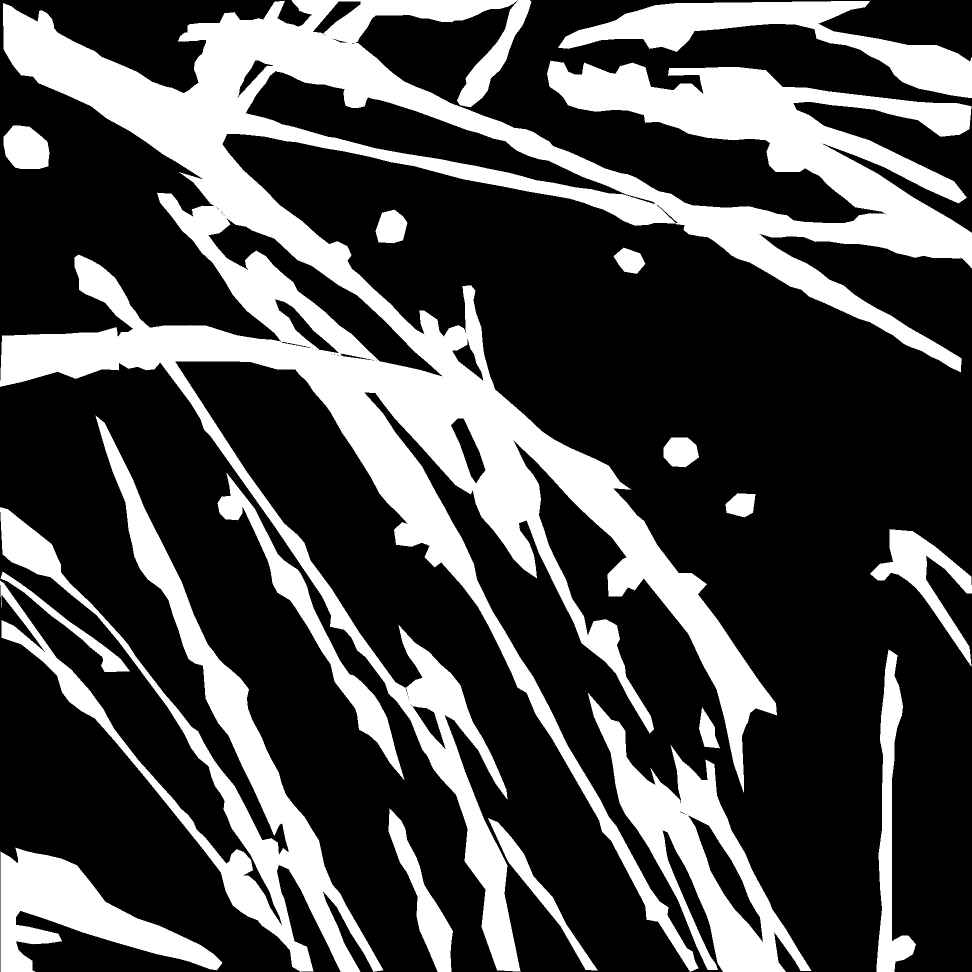
#> input picture input_image/1944-1944/15label.jpg, 1944 x 1944 px (shown at 1/2 size)
$ python cell_seg_cnn_deniose.py   (older library calls are emulated)
#> lines starting #> are read from the running program, lines starting #| are printed output that depends on the picture; after the words box and inside, x2 and y2 are one past the last pixel; in counts of white or black regions, pixels touching at a corner belong together
### BaseSegmentation/base_utils.py
import copy

import cv2
import numpy as np
import matplotlib.pyplot as plt
from skimage import segmentation, morphology, measure


def normalization(data):
    _range = np.max(data) - np.min(data)
    return (data - np.min(data)) / _range


def read_image(img_file):
    # img = cv2.imread(img_file, cv2.IMREAD_GRAYSCALE)

#> called with img_file = '../input_image/1944-1944/15label.jpg'
    img = cv2.imread(img_file)
#> img is the input picture: shape (1944, 1944, 3); min 0, max 255, mean 75.4
    img = img.transpose((2, 0, 1))[0]
#> img: shape (1944, 1944)
    return img


# [15 lines left out: function imshow_image, not called in this run]


def process_gauss_laplace(img):
    gauss_blur = cv2.GaussianBlur(img, (35, 35), 0)
    laplace_edge = cv2.Laplacian(gauss_blur, cv2.CV_64F)
    print("laplace_edge", np.min(laplace_edge), np.max(laplace_edge))
    laplace_edge = np.uint8(np.absolute(laplace_edge))
    # imshow_image([img, laplace_edge])
    laplace_denoise = cv2.medianBlur(laplace_edge, 11)  # range 0-2
    laplace_denoise[np.where(laplace_denoise > 0)] = 1
    # imshow_image([img, laplace_denoise])
    return laplace_denoise


# [8 lines left out: function save_image, not called in this run]


def felzenszwalb_seg(img_for_felz, paras):
    seg_out = segmentation.felzenszwalb(img_for_felz, scale=int(paras[0]),
                                        sigma=paras[1],
                                        min_size=int(paras[2]))
    return seg_out


# [46 lines left out: functions get_combine_seg, remove_small_points, not called in this run]

### AISegmentation/cell_seg_cnn_deniose.py
import copy
import os
import time
import torch
import numpy as np
import cv2

from AISegmentation.cnn_utils import SegNet
from BaseSegmentation.base_utils import read_image, \
    process_gauss_laplace, felzenszwalb_seg, imshow_image, save_image, remove_small_points, normalization
from BaseSegmentation.seg_evaluation import mean_iou, evalutation_seg


class Args(object):
    path = r"../input_image/1944-1944"
    image_name = "15.jpg"
    target_name = "15label.jpg"
    input_size = [448, 448]
    out_directory = "../output_image/image{}size{}/".format(image_name, input_size[0])

    input_image_path = os.path.join(path, image_name)
    target = cv2.resize(read_image(os.path.join(path, target_name)) / 255, input_size)
    target[np.where(target >= 0.5)] = 1
    target[np.where(target < 0.5)] = 0
    is_scaling = True  # if True:将原图resize，if False:就从原图裁剪到input size
    felz_paras_s = [72.13895789838335, 0.5635856085811202, 84.8644673048463]  # base
    # felz_paras_s = [60.13895789838335, 0.5635856085811202, 60.8644673048463]
    felz_paras_l = [152.8823808, 0.576, 548.8624596091704]
    train_epoch = 20
    mod_dim1 = 64
    mod_dim2 = 32
    out_dim = 2  # 分割类别


def run():
    args = Args()
    target = args.target
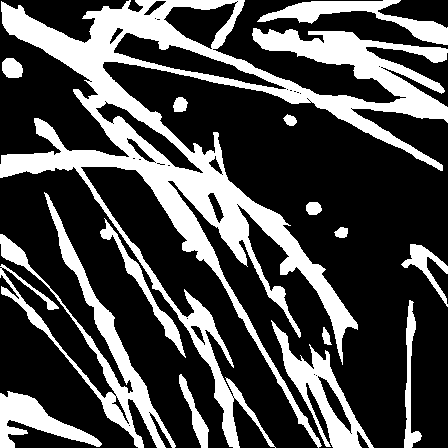
#> target: shape (448, 448) float64; values 0 (black) and 1 (white), 29.6% white; 15 white regions, largest, box (x1, y1, x2, y2) and area: (0, 0, 448, 448) 39656, (0, 192, 176, 448) 6734, (271, 320, 374, 448) 3395

    '''read test_image'''
    image_ori = cv2.imread(args.input_image_path)
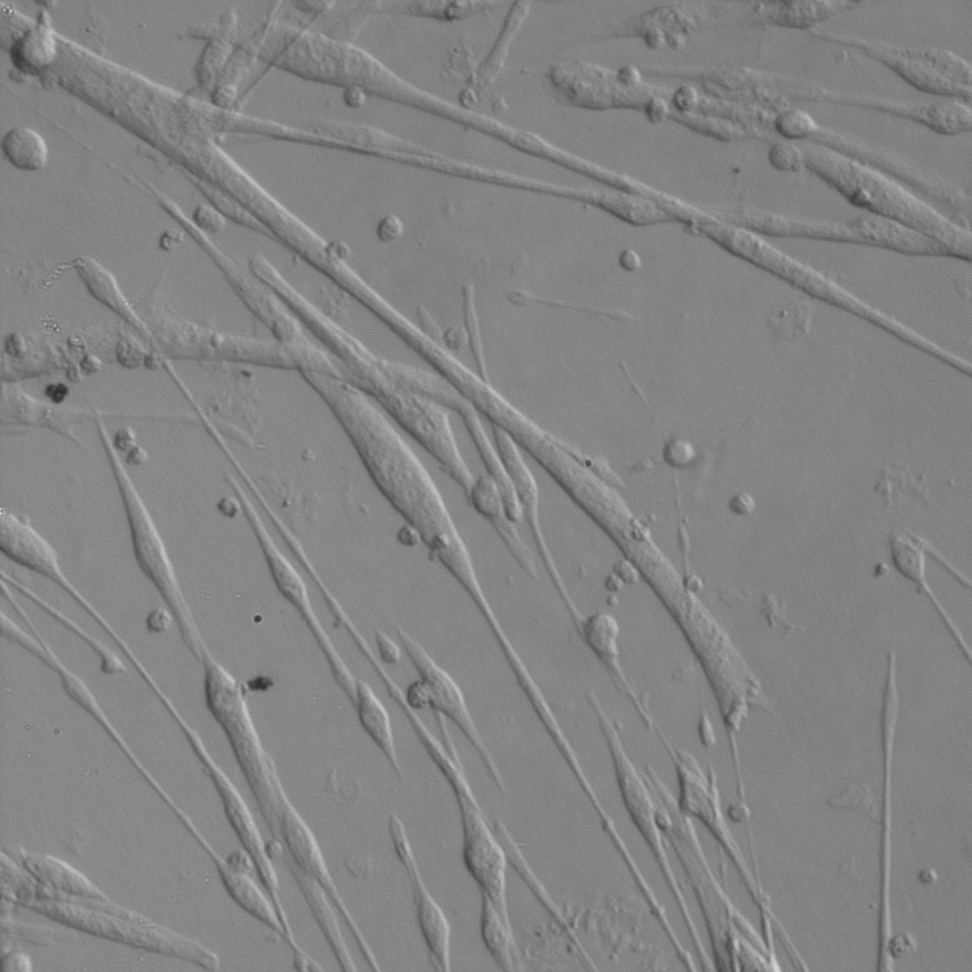
#> input picture input_image/1944-1944/15.jpg, 1944 x 1944 px (shown at 1/2 size)
#> image_ori is the input picture: shape (1944, 1944, 3); min 39, max 223, mean 131.4
    image_ori_gray = read_image(args.input_image_path)
    if args.is_scaling:
        image = cv2.resize(image_ori, args.input_size)
        image_gray = cv2.resize(image_ori_gray, args.input_size)
    else:
        image = image_ori[0:args.input_size[0], 0:args.input_size[1], :]
        image_gray = image_ori_gray[0:args.input_size[0], 0:args.input_size[1]]

    '''get gauss laplace：都from原图，再resise到指定大小'''
    gauss_seg_map = process_gauss_laplace(image_ori_gray)
#| laplace_edge -4.0 4.0
#> in process_gauss_laplace, `laplace_edge = np.uint8(np.absolute(laplace_edge))`:
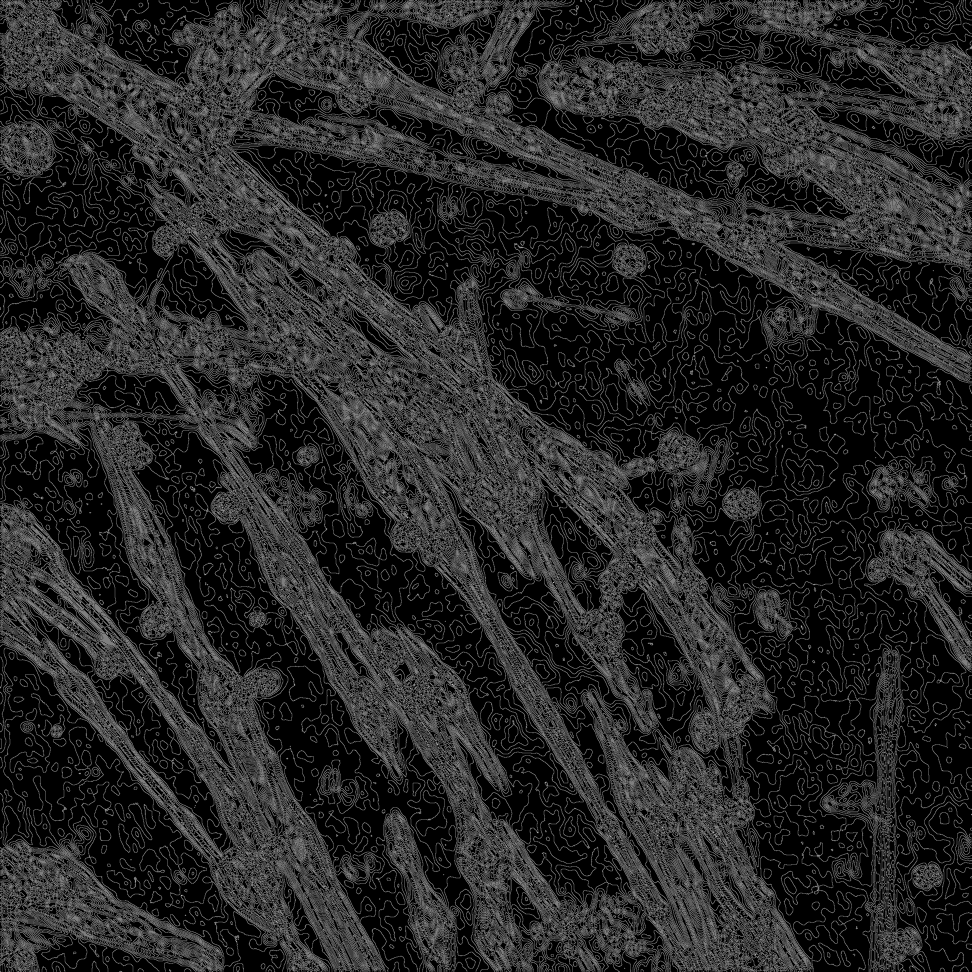
#> laplace_edge: shape (1944, 1944) (shown at 1/2 size); min 0, max 4, mean 0.612; drawn with min black and max white
#> in process_gauss_laplace, `laplace_denoise[np.where(laplace_denoise > 0)] = 1`:
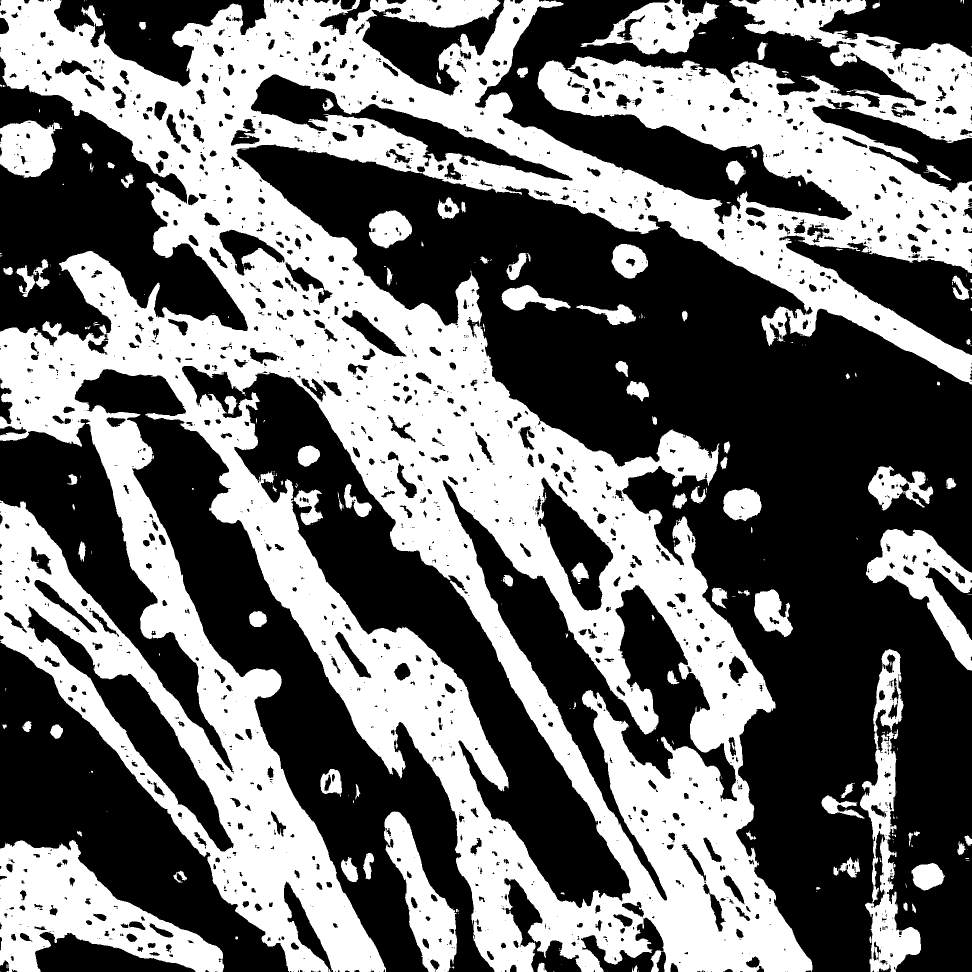
#> laplace_denoise: shape (1944, 1944) (shown at 1/2 size); values 0 (black) and 1 (white), 43.9% white; 352 white regions (239 under 20 px), largest, box (x1, y1, x2, y2) and area: (0, 0, 1944, 1944) 1448359, (0, 1680, 448, 1944) 56490, (1720, 1298, 1842, 1944) 25580
    if args.is_scaling:
        gauss_seg_map = cv2.resize(gauss_seg_map, args.input_size)
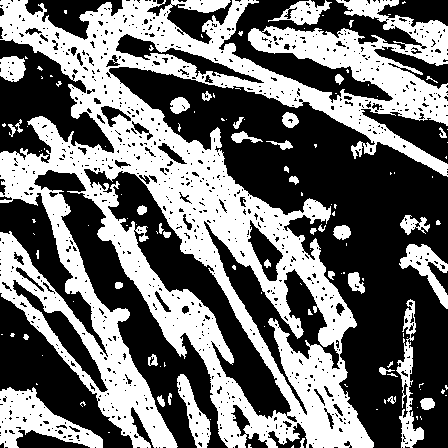
#> gauss_seg_map: shape (448, 448); values 0 (black) and 1 (white), 43.7% white; 130 white regions (89 under 20 px), largest, box (x1, y1, x2, y2) and area: (0, 0, 448, 448) 76805, (0, 387, 103, 448) 2982, (396, 299, 424, 448) 1346
    else:
        gauss_seg_map = gauss_seg_map[0:args.input_size[0], 0:args.input_size[1]]
    gauss_seg_flatten = gauss_seg_map.flatten()

    '''segmentation felz：'''
    if args.is_scaling:
        img_for_felz = image
        felz_paras = args.felz_paras_s
#> felz_paras = [72.14, 0.564, 84.86]
    else:
        img_for_felz = cv2.GaussianBlur(image, (21, 21), 0)
        felz_paras = args.felz_paras_l
    felz_seg_map = felzenszwalb_seg(img_for_felz, felz_paras)
#> in felzenszwalb_seg, `seg_out = segmentation.felzenszwalb(img_for_felz, scale=int(paras[0]),..`:
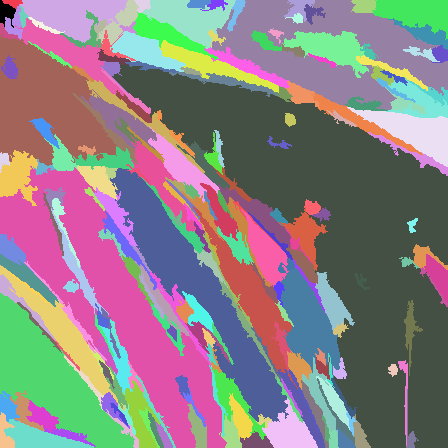
#> seg_out: shape (448, 448) int64; 229 distinct labels, from 0 to 228; one colour per label, 0 black
    felz_seg_flatten = felz_seg_map.flatten()

    '''combine gauss & pre_seg'''
    combine_seg_flatten = copy.deepcopy(felz_seg_flatten)
    felz_seg_index = [np.where(combine_seg_flatten == u_label)[0]
                      for u_label in np.unique(combine_seg_flatten)]
#> felz_seg_index = 229 items
    for idx in felz_seg_index:
        u_labels, hist = np.unique(gauss_seg_flatten[idx], return_counts=True)
        combine_seg_flatten[idx] = u_labels[np.argmax(hist)]
#> this loop made 229 passes
#> (u_labels, hist) on passes 1 to 3: ([0, 1], [36, 212]), ([0, 1], [7, 101]), ([0, 1], [1755, 870])
    combine_seg_map = combine_seg_flatten.reshape(args.input_size)
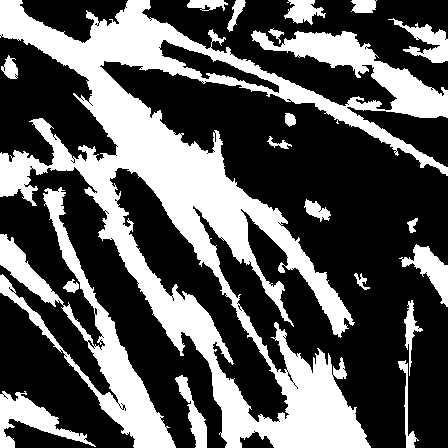
#> combine_seg_map: shape (448, 448) int64; values 0 (black) and 1 (white), 35% white; 20 white regions, largest, box (x1, y1, x2, y2) and area: (0, 0, 448, 448) 52876, (0, 187, 176, 448) 8977, (0, 391, 96, 448) 1926

    '''show and save'''
    # [10 lines of commented-out code are left out]

    '''train init'''
    device = torch.device("cuda" if torch.cuda.is_available() else 'cpu')
    image_tensor = image.transpose((2, 0, 1)).astype(np.float32) / 255.0
    image_tensor = image_tensor[np.newaxis, :, :, :]
    image_tensor = torch.from_numpy(image_tensor).to(device)
    model = SegNet(inp_dim=3, mod_dim1=args.mod_dim1, mod_dim2=args.mod_dim2, out_dim=args.out_dim).to(device)
    criterion = torch.nn.CrossEntropyLoss()
    optimizer = torch.optim.SGD(model.parameters(), lr=5e-3, momentum=0.9)

    '''train loop'''
    model.train()
    last_loss = 100.
    for epoch in range(args.train_epoch):
        '''forward'''
        optimizer.zero_grad()
        output = model(image_tensor)[0]  # [2, 300, 300]
        output_flatten = output.permute(1, 2, 0).view(-1, args.out_dim)
        output_flatten_class = torch.argmax(output_flatten, 1).data.cpu().numpy()
        loss = criterion(output_flatten, torch.from_numpy(combine_seg_flatten).to(device))
        loss.backward()
        optimizer.step()

        '''refine'''
        # for idx in felz_seg_index:
        #     u_labels, hist = np.unique(output_flatten_class[idx], return_counts=True)
        #     output_flatten_class[idx] = u_labels[np.argmax(hist)]

        '''show loss'''
        decrease_rate = (last_loss - loss.item()) / last_loss * 100
        last_loss = loss.item()
        print("epoch:", epoch, " loss:", loss.item(), " decrease_rate:", decrease_rate)
        # if decrease_rate < 0.6 and epoch > 15:  #
        #     break

        '''show test_image'''
        cnn_seg_map = output_flatten_class.reshape(args.input_size)
        cv2.imshow("cnn_seg_map", np.uint8(cnn_seg_map * 255 / (len(np.unique(cnn_seg_map)) - 1)))
        if epoch == args.train_epoch - 1:
            cv2.waitKey(0)
        else:
            cv2.waitKey(500)

    # save_image(cnn_seg_map*255, '{}/5.cnn_seg_map.jpg'.format(args.out_directory))
    imshow_image([image_gray, felz_seg_map, combine_seg_map, cnn_seg_map])

    evalutation_seg(gauss_seg_map, target, "gauss_seg_map")
    evalutation_seg(combine_seg_map, target, "combine_seg_map")
    evalutation_seg(cnn_seg_map, target, "cnn_seg_map")


if __name__ == '__main__':
    run()
#> (the call stopped at in run, `device = torch.device("cuda" if torch.cuda.is_available() else 'cpu')`: torch is not available in this run)
